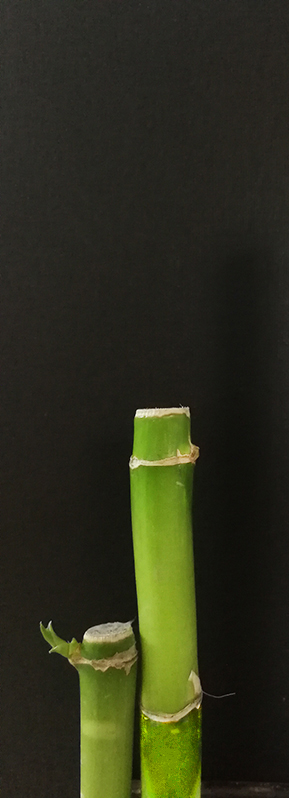
#> input picture PlantArea.jpg, 289 x 798 px
$ python PlantArea.py
#> lines starting #> are read from the running program, lines starting #| are printed output that depends on the picture; after the words box and inside, x2 and y2 are one past the last pixel; in counts of white or black regions, pixels touching at a corner belong together
import cv2

# Load the image, convert it to grayscale and blur it slightly
image = cv2.imread('PlantArea.jpg')
#> image is the input picture: shape (798, 289, 3); mean B, G, R 27.9, 47.2, 45.2
gray = cv2.cvtColor(image, cv2.COLOR_BGR2GRAY)
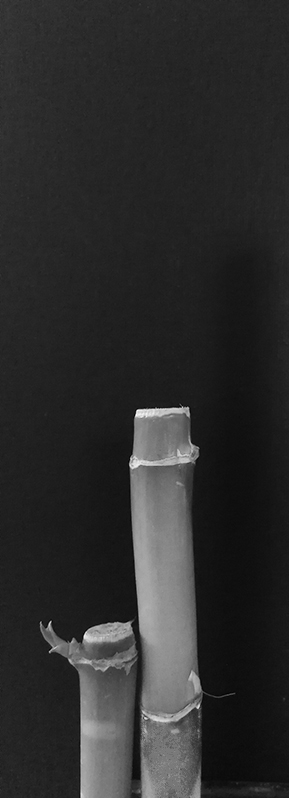
#> gray: shape (798, 289); min 1, max 254, mean 44.4
gray = cv2.GaussianBlur(gray, (7, 7), 0)

# Perform edge detection, then perform a dilation & erosion to close gaps in between object edges
edged = cv2.Canny(gray, 50, 100)
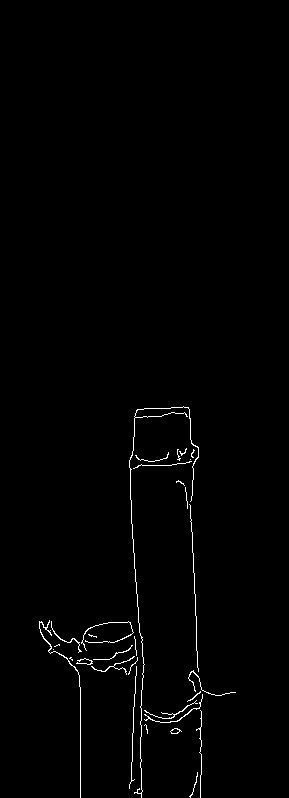
#> edged: shape (798, 289); 0.98% white in thin lines or dots, all inside (x1, y1, x2, y2) = (39, 406, 236, 798)
edged = cv2.dilate(edged, None, iterations=1)
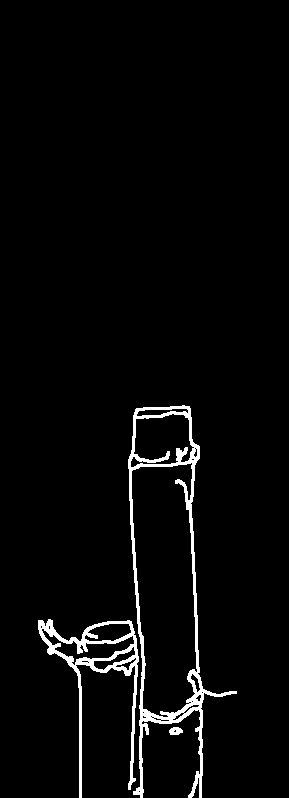
#> edged: shape (798, 289); 3.2% white; 3 white regions, box (x1, y1, x2, y2) and area: (128, 405, 237, 798) 4553, (38, 619, 139, 798) 2645, (169, 727, 183, 735) 86
edged = cv2.erode(edged, None, iterations=1)
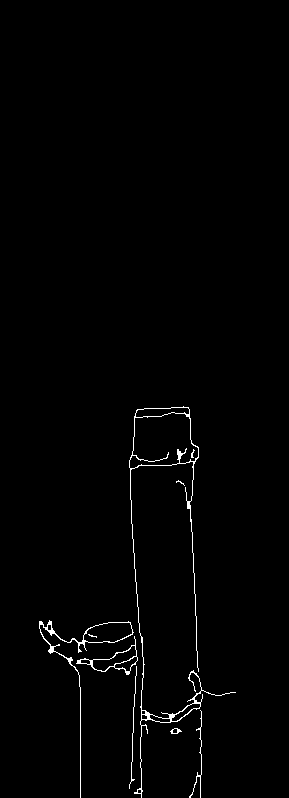
#> edged: shape (798, 289); 1.1% white in thin lines or dots, all inside (x1, y1, x2, y2) = (39, 406, 236, 798)

# Find contours in thresholded image
contours,_ = cv2.findContours(edged.copy(), cv2.RETR_TREE, cv2.CHAIN_APPROX_SIMPLE)
#> contours = 22 contours, 7 with area under 20; largest, box (x1, y1, x2, y2) and area: (129, 406, 236, 798) 3845, (129, 412, 199, 469) 2926, (39, 620, 134, 798) 960, (83, 622, 133, 643) 768, (76, 636, 138, 675) 702

# Draw contours
cv2.drawContours(image, contours, -1, (0,255,0), 2)
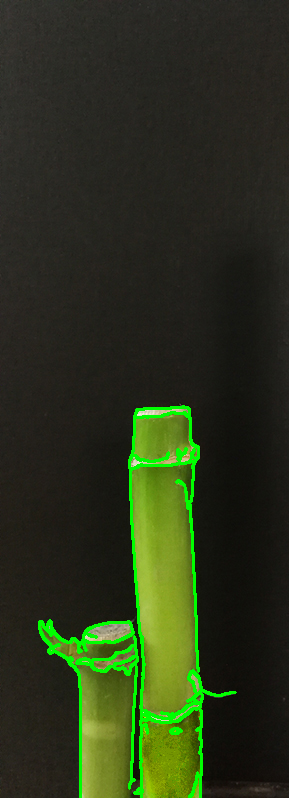
#> image: shape (798, 289, 3); 3.13% of pixels changed, all inside (x1, y1, x2, y2) = (38, 405, 237, 798)

# Calculate plant front surface area
plant_front_surface_area = 0
for i in range(len(contours)):
    cnt = contours[i]
    plant_front_surface_area = plant_front_surface_area + cv2.contourArea(cnt)
#> this loop made 22 passes
#> plant_front_surface_area on passes 1 to 12: 36.5, 58, 75.5, 79, 781.5, 821.5, 976.5, 1413, 2373.5, 2395.5, 3163.5, 3167
#> after the loop, plant_front_surface_area = 10623.5

# Print area
print("Plant Area is: {} pixels".format(plant_front_surface_area))
#| Plant Area is: 10623.5 pixels

# Show the output image
cv2.imshow("Plant Area", image)
cv2.waitKey(0)

$ run again, with BambooFront.jpg copied over PlantArea.jpg
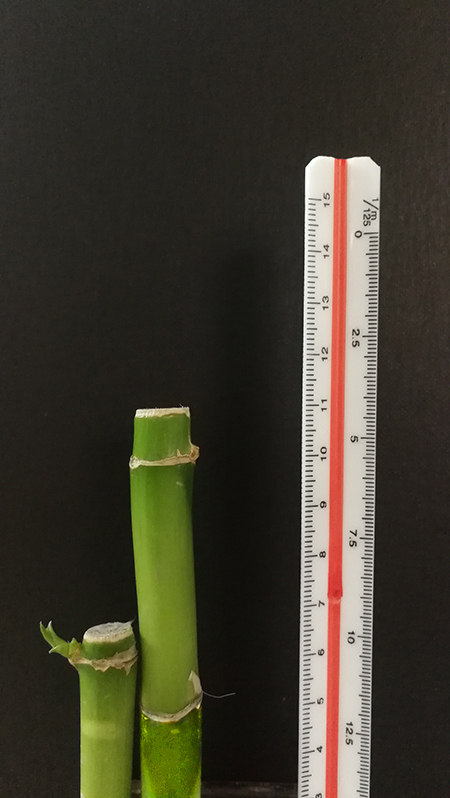
#> input picture BambooFront.jpg, 450 x 798 px
#> image is the input picture: shape (798, 450, 3); mean B, G, R 46.2, 59.9, 63.5
#> `edged = cv2.erode(edged, None, iterations=1)`:
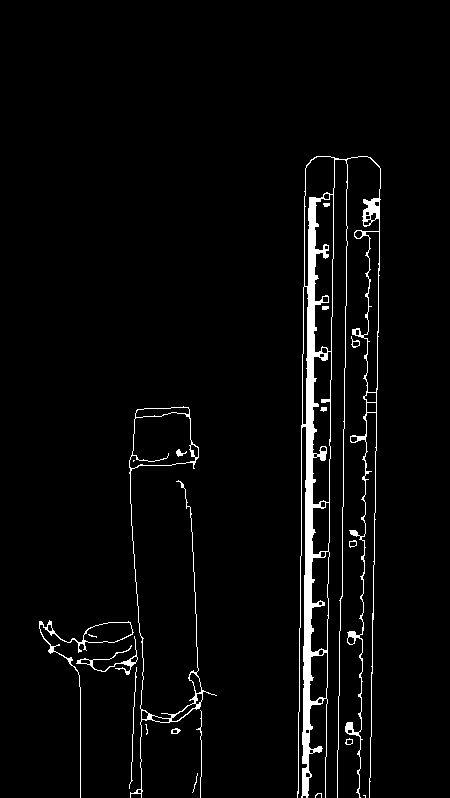
#> edged: shape (798, 450); 3.4% white; 20 white regions (5 under 20 px)
#> contours = 72 contours, 22 with area under 20; largest, box (x1, y1, x2, y2) and area: (297, 156, 381, 798) 17696, (129, 406, 217, 798) 4034, (129, 412, 196, 469) 2874, (313, 194, 334, 353) 2518, (312, 351, 332, 505) 2350
#> `cv2.drawContours(image, contours, -1, (0,255,0), 2)`:
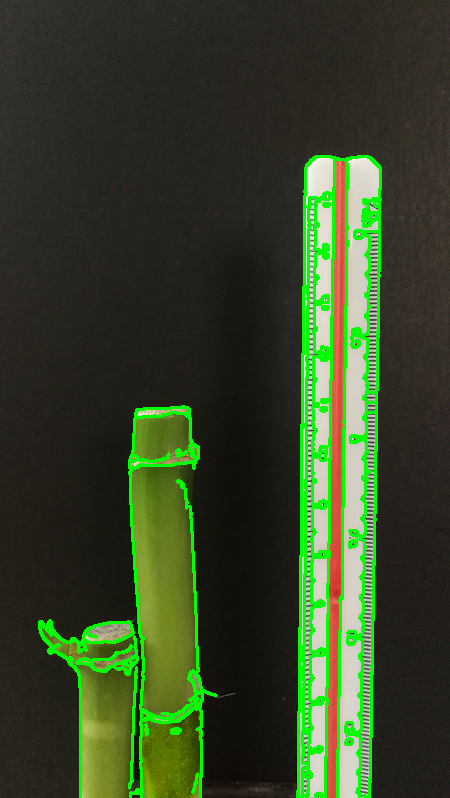
#> image: shape (798, 450, 3); 6.76% of pixels changed, all inside (x1, y1, x2, y2) = (38, 155, 382, 798)
#> the loop `for i in range(len(contours)):` made 72 passes
#> plant_front_surface_area on passes 4 to 11: 37, 63.5, 97, 115, 117.5, 124, 127, 312.5
#> after the loop `for i in range(len(contours)):`: plant_front_surface_area = 40306
#| Plant Area is: 40306.0 pixels

$ run again, with BambooSide.jpg copied over PlantArea.jpg
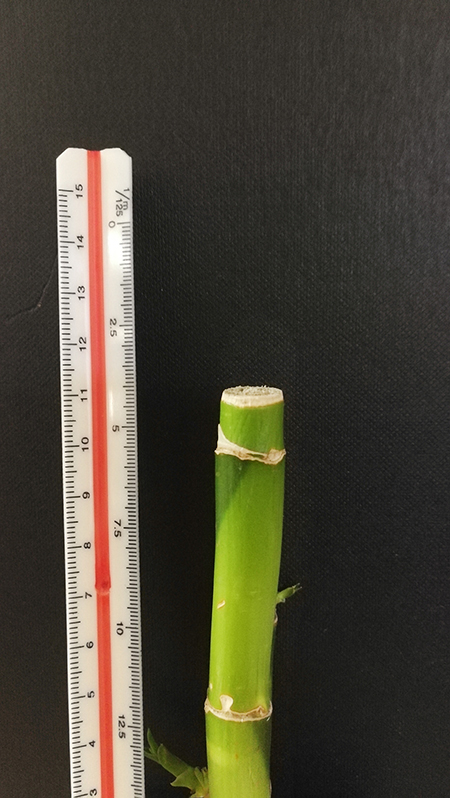
#> input picture BambooSide.jpg, 450 x 798 px
#> image is the input picture: shape (798, 450, 3); mean B, G, R 54.3, 68.5, 73
#> `edged = cv2.erode(edged, None, iterations=1)`:
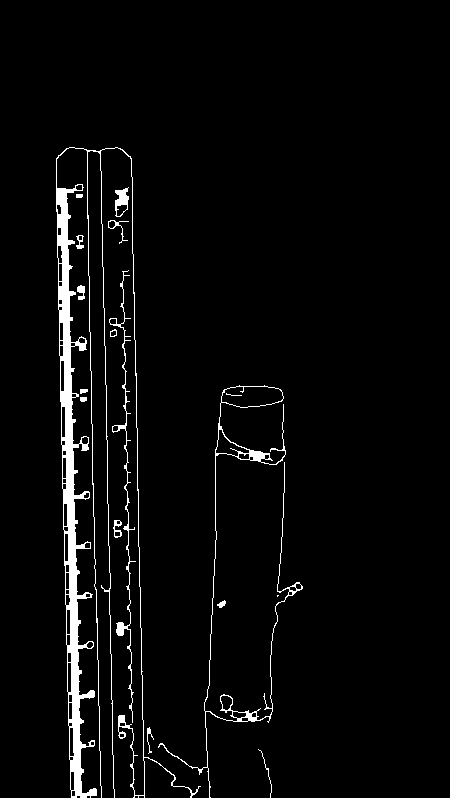
#> edged: shape (798, 450); 3.5% white; 17 white regions (2 under 20 px)
#> contours = 84 contours, 24 with area under 20; largest, box (x1, y1, x2, y2) and area: (56, 147, 201, 798) 7718, (158, 385, 303, 798) 2298, (221, 386, 284, 408) 1054, (215, 429, 250, 457) 389, (109, 270, 136, 723) 374
#> `cv2.drawContours(image, contours, -1, (0,255,0), 2)`:
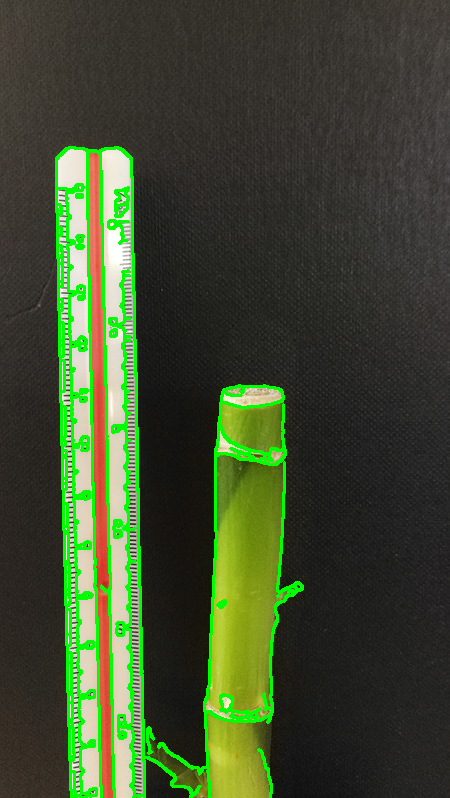
#> image: shape (798, 450, 3); 6.35% of pixels changed, all inside (x1, y1, x2, y2) = (55, 146, 304, 798)
#> the loop `for i in range(len(contours)):` made 84 passes
#> plant_front_surface_area on passes 2, 3, 5, 6, 7, 8, 9, 10: 21.5, 51, 131, 159, 173, 195, 216, 2513.5
#> after the loop `for i in range(len(contours)):`: plant_front_surface_area = 15343
#| Plant Area is: 15343.0 pixels
